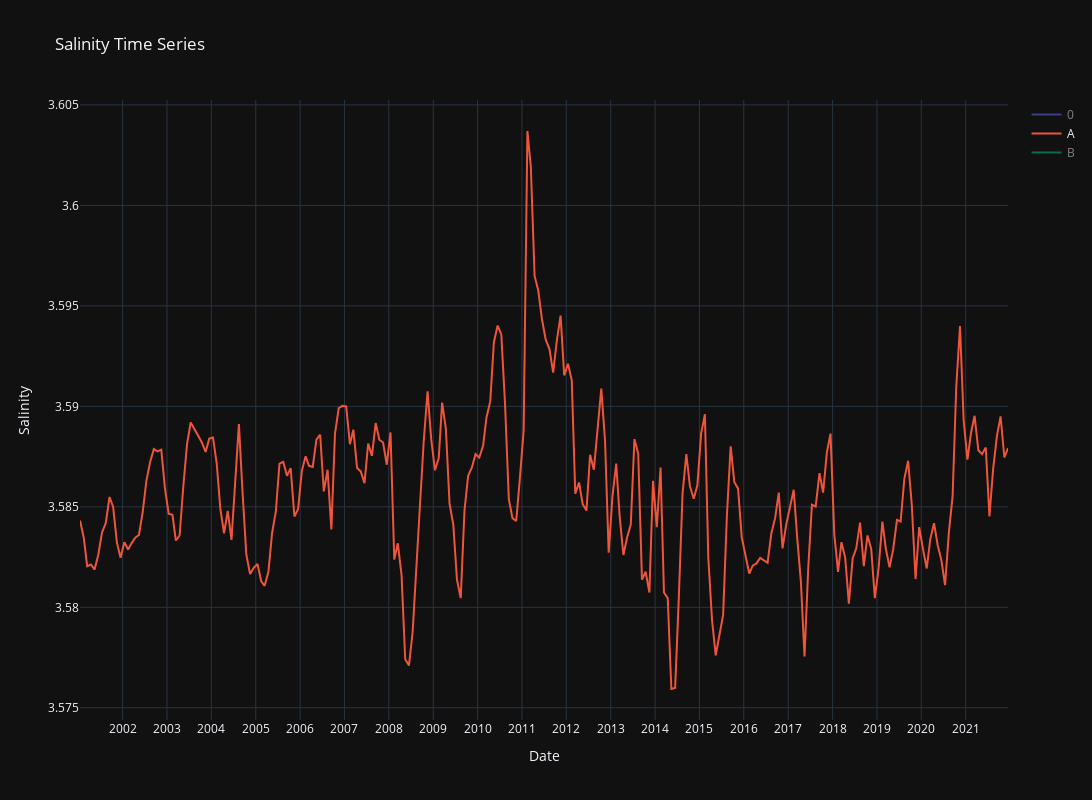

Notebook cell for this chart:
### Markdown cell above
#### Comparison of salinity of all geopoints

### Code cell
import plotly.graph_objs as go
import math

# Create empty traces list and loop through each geopoint
traces = []
for point in geopoint:
    # access dataframe
    df = geopoint[point]
    # create trace for each dataset
    trace = go.Scatter(x=df['DATE-YMD'], y=df['Salinity'], mode='lines', name=point)
    # append trace to traces list
    traces.append(trace)

# create layout for the plot
layout = go.Layout(title=f'Salinity Time Series',
                   xaxis=dict(title='Date', dtick='M12'),
                   yaxis=dict(title='Salinity'),
                   height = 800, width=1200,
                   template='plotly_dark')
# create figure object and plot the traces
fig = go.Figure(data=traces, layout=layout)
fig.show()

### Figure 1 — Plotly figure (JSON) as saved in the notebook; plotly's stock layout.template omitted (floating-point values rounded to 4 significant figures; data arrays with more than 128 entries replaced by an {"elided": "..."} marker saying what was removed)
{"data": [{"mode": "lines", "name": "0", "type": "scatter", "visible": "legendonly", "x": {"elided": "252 str values"}, "y": {"elided": "252 float values"}}, {"mode": "lines", "name": "A", "type": "scatter", "x": {"elided": "252 str values"}, "y": {"elided": "252 float values"}}, {"mode": "lines", "name": "B", "type": "scatter", "visible": "legendonly", "x": {"elided": "252 str values"}, "y": {"elided": "252 float values"}}], "layout": {"height": 800, "title": {"text": "Salinity Time Series"}, "width": 1200, "xaxis": {"autorange": true, "dtick": "M12", "range": ["2001-01-15", "2021-12-15"], "title": {"text": "Date"}, "type": "date"}, "yaxis": {"autorange": true, "range": [3.574, 3.605], "title": {"text": "Salinity"}, "type": "linear"}}}
